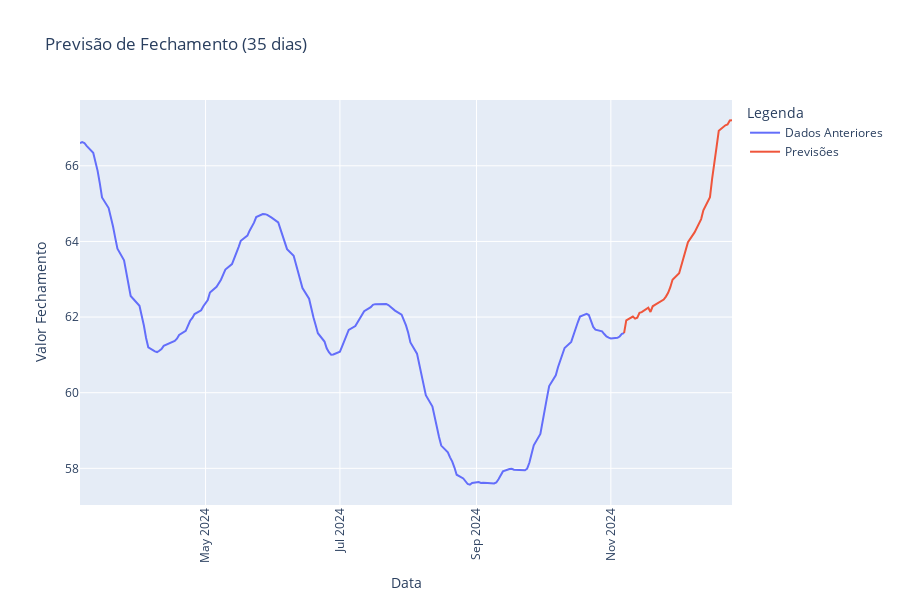

This figure's notebook cell:
### Code cell
fig = go.Figure()

# Linha do dataset original 'dados'
fig.add_trace(go.Scatter(x=dados.index[-(days_to_predict*5):], 
                         y=dados[target][-(days_to_predict*5):], 
                         mode='lines', 
                         name='Dados Anteriores'))

# Linha dos dados previstos 'dados_forward'
fig.add_trace(go.Scatter(x=dados_forward.index[-(days_to_predict+1):], 
                         y=dados_forward[target][-(days_to_predict+1):], 
                         mode='lines', 
                         name='Previsões'))

# Ajuste dos rótulos do eixo x e rotação
fig.update_layout(
    xaxis=dict(tickangle=-90),  # Rotação vertical dos rótulos
    title="Previsão de Fechamento (35 dias)",
    xaxis_title="Data",
    yaxis_title="Valor Fechamento",
    legend_title="Legenda",
    height=600,
    width=900
)

# Exibindo o gráfico
fig.show()

### Figure 1 — Plotly figure (JSON) as saved in the notebook; plotly's stock layout.template omitted (floating-point values rounded to 4 significant figures; data arrays with more than 128 entries replaced by an {"elided": "..."} marker saying what was removed)
{"data": [{"mode": "lines", "name": "Dados Anteriores", "type": "scatter", "x": {"elided": "175 str values"}, "y": {"elided": "175 float values"}}, {"mode": "lines", "name": "Previsões", "type": "scatter", "x": ["2024-11-07T00:00:00", "2024-11-08T00:00:00", "2024-11-11T00:00:00", "2024-11-12T00:00:00", "2024-11-13T00:00:00", "2024-11-14T00:00:00", "2024-11-15T00:00:00", "2024-11-18T00:00:00", "2024-11-19T00:00:00", "2024-11-20T00:00:00", "2024-11-21T00:00:00", "2024-11-22T00:00:00", "2024-11-25T00:00:00", "2024-11-26T00:00:00", "2024-11-27T00:00:00", "2024-11-28T00:00:00", "2024-11-29T00:00:00", "2024-12-02T00:00:00", "2024-12-03T00:00:00", "2024-12-04T00:00:00", "2024-12-05T00:00:00", "2024-12-06T00:00:00", "2024-12-09T00:00:00", "2024-12-10T00:00:00", "2024-12-11T00:00:00", "2024-12-12T00:00:00", "2024-12-13T00:00:00", "2024-12-16T00:00:00", "2024-12-17T00:00:00", "2024-12-18T00:00:00", "2024-12-19T00:00:00", "2024-12-20T00:00:00", "2024-12-23T00:00:00", "2024-12-24T00:00:00", "2024-12-25T00:00:00", "2024-12-26T00:00:00"], "y": [61.58, 61.91, 62.01, 61.96, 61.98, 62.11, 62.13, 62.25, 62.14, 62.29, 62.32, 62.36, 62.46, 62.54, 62.64, 62.79, 62.99, 63.16, 63.36, 63.56, 63.72, 63.98, 64.24, 64.36, 64.48, 64.59, 64.82, 65.17, 65.67, 66.04, 66.5, 66.93, 67.07, 67.09, 67.2, 67.2]}], "layout": {"height": 600, "legend": {"title": {"text": "Legenda"}}, "title": {"text": "Previsão de Fechamento (35 dias)"}, "width": 900, "xaxis": {"tickangle": -90, "title": {"text": "Data"}}, "yaxis": {"title": {"text": "Valor Fechamento"}}}}
